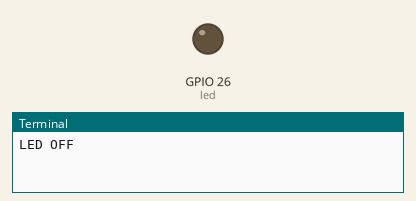
Simulated run of this program. Board: Raspberry Pi (BCM pin numbers). Shown: output pins drawn as LEDs (lit = HIGH), the last lines printed to the terminal. At 40.0 s the program stops and its outputs stay as they are.

Above: at 1.0 s.
At 3.0 s:
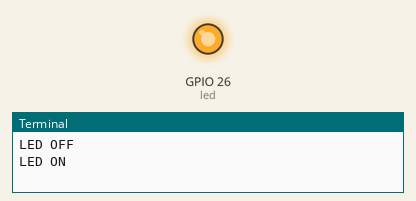
Timing chart, 0 to 5.2 s (numbered marks = the images above):
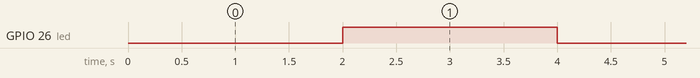

The program:

gpio-test.py
```python
#!/usr/bin/python3

import wiringpi
import time

# http://wiringpi.com/reference/core-functions/

led = 26

wiringpi.wiringPiSetupGpio() 	# GPIO (BCM) numbering

wiringpi.pinMode(led, 1)	# BCM26 as OUTPUT

for i in range(10):
	print ("LED OFF")
	wiringpi.digitalWrite(led, 0)
	time.sleep(2)
	print ("LED ON")
	wiringpi.digitalWrite(led, 1)
	time.sleep(2)
```

Measured:
- by itself, GPIO 26 (led): alternates HIGH for 2.0 s and LOW for 2.0 s, 19 changes in all, then stays HIGH
